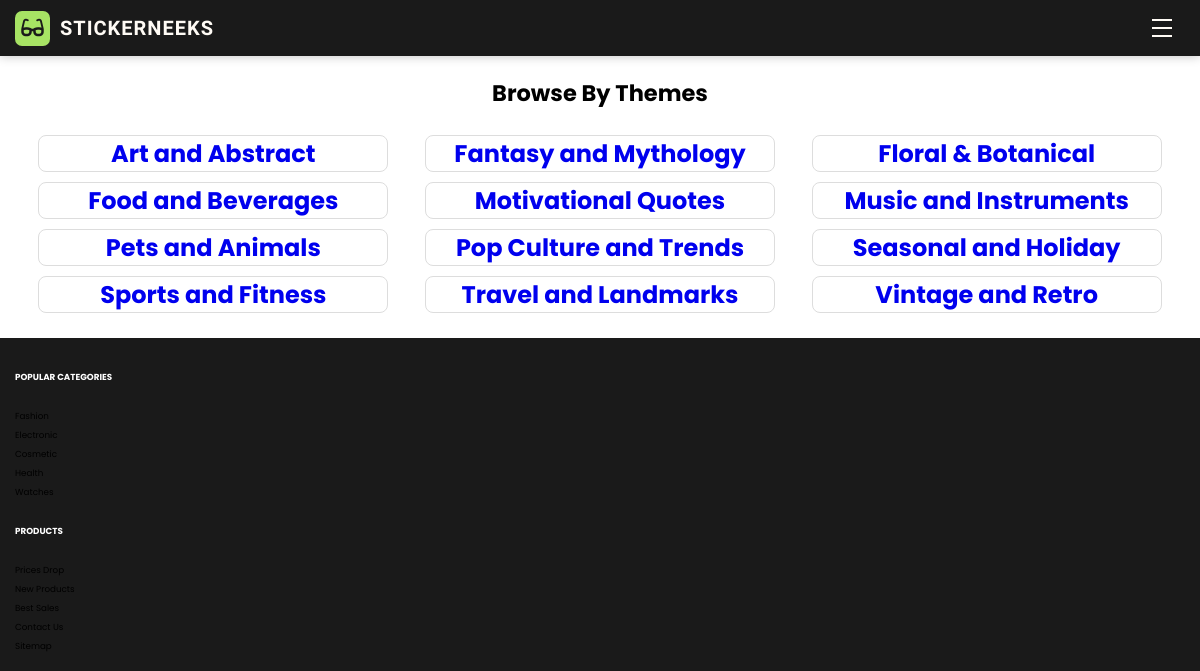
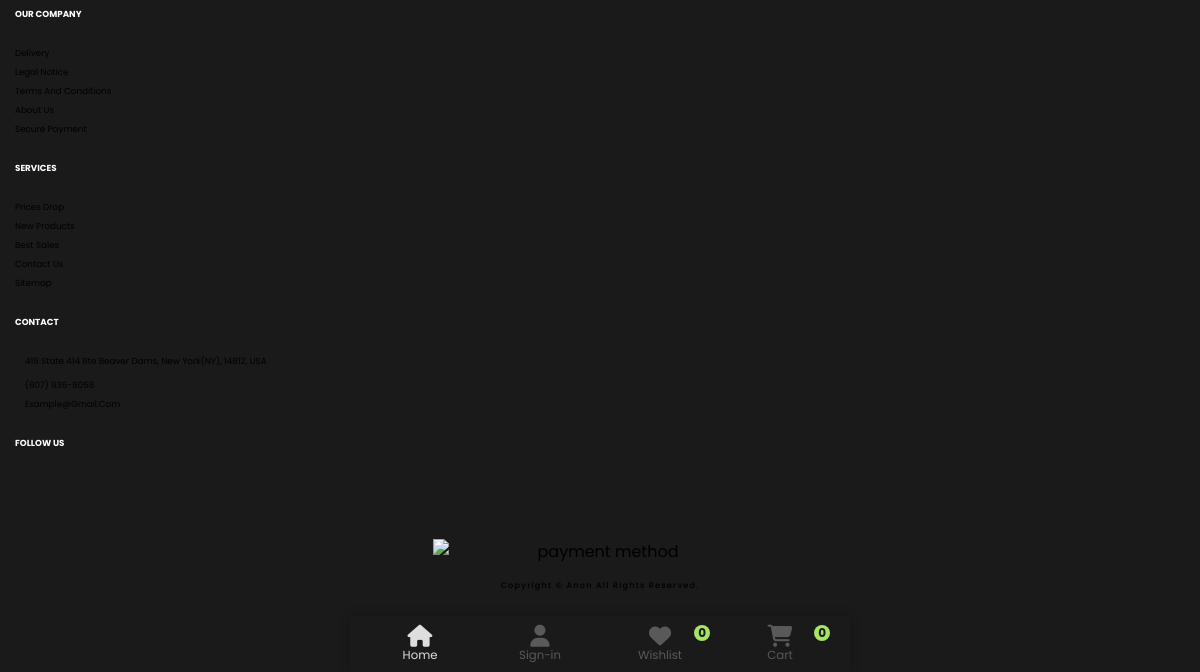
The app's page /sticker-collections/pre-made-sticker-shop/themes/, older data (2 pictures, top to bottom).
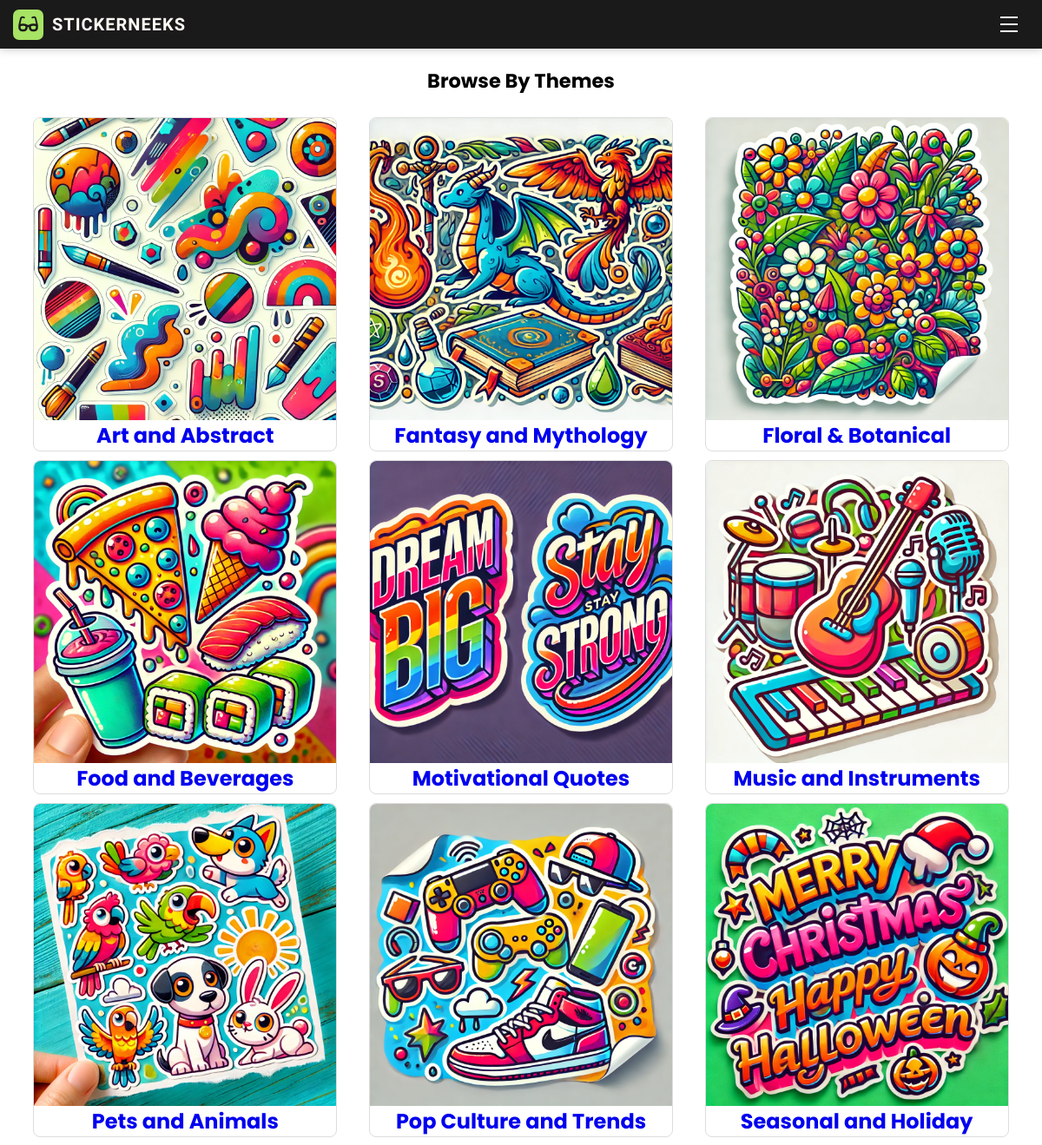
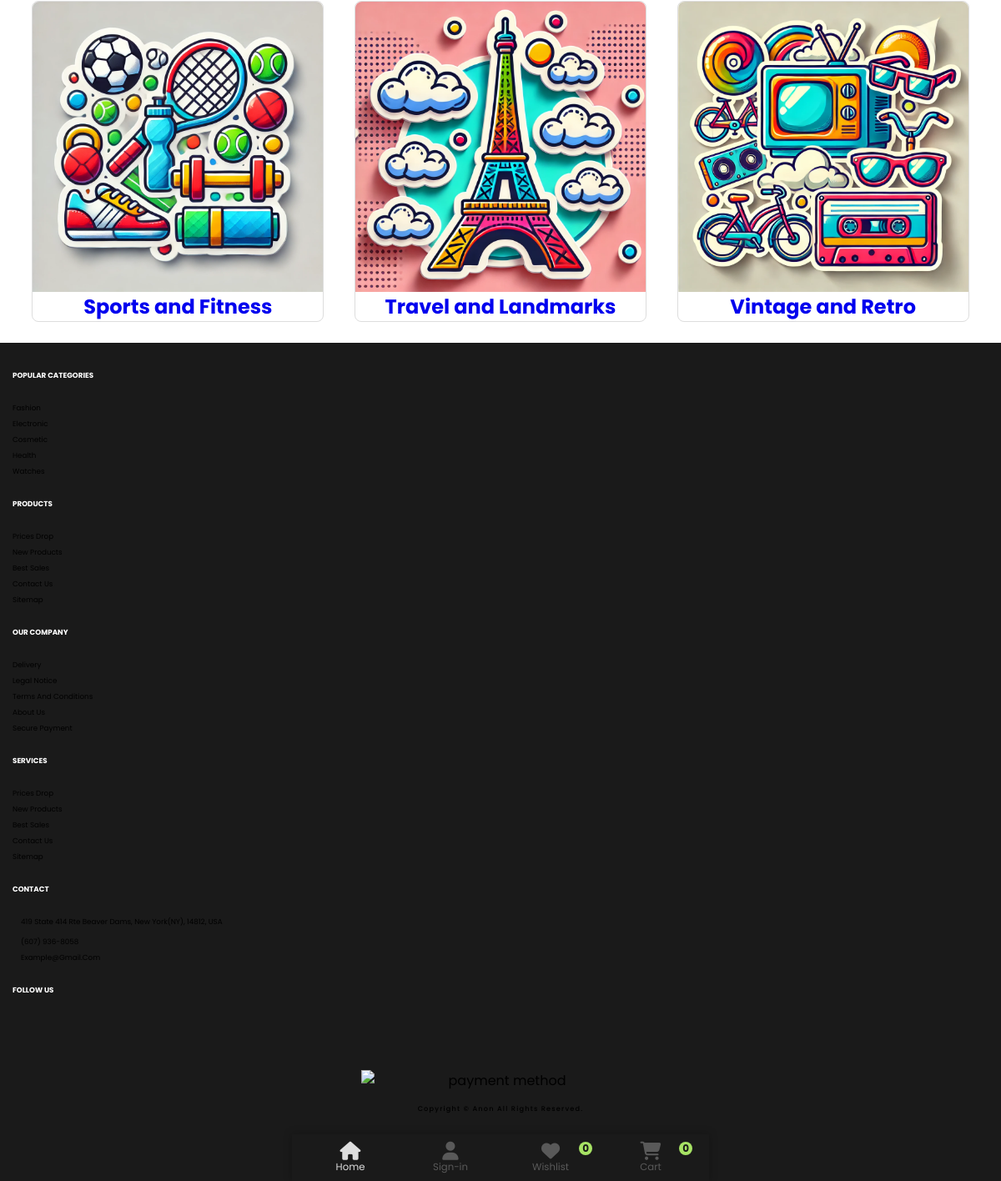
The same page, newer data (2 pictures, top to bottom).
### store/models.py (models this page shows, shortened)
class Collection(MPTTModel):
    name = models.CharField(max_length=100)
    slug = models.SlugField(max_length=150, unique=True, blank=True, null=True)
    description = models.TextField(blank=True, null=True)
    image = models.ImageField(upload_to='collections/', blank=True, null=True)
    is_active = models.BooleanField(default=True)
    is_featured = models.BooleanField(default=False)
    order = models.PositiveIntegerField(default=0)
    products = models.ManyToManyField('Product', related_name='product_collections', blank=True)
    visible_from = models.DateTimeField(blank=True, null=True)
    visible_to = models.DateTimeField(blank=True, null=True)
    updated_at = models.DateTimeField(auto_now=True)
    parent = TreeForeignKey('self', on_delete=models.SET_NULL, null=True, blank=True, related_name='children')
    class MPTTMeta:
        order_insertion_by = ['order']
    class Meta:
        ordering = ['order', 'name']
        verbose_name = 'collection'
        verbose_name_plural = 'collections'

### store/views.py (the view)
# urls.py: path('sticker-collections/<slug:slug>/themes/', views.sticker_sub_collections_list, name='sticker_sub_collections_list'),
def sticker_sub_collections_list(request, slug):
    collection = get_object_or_404(Collection, slug=slug)
    sub_collections = collection.children.all()
    return render(request, 'sub_collections_list.html', {
        'collection': collection,
        'sub_collections': sub_collections
    })

### store/templates/sub_collections_list.html (shortened to what this page needs)
{% extends 'base.html' %}
{% load static %}
{% block content %}
<main>
    <div class="collection-title">
        <h2>Browse By Themes</h2>
    </div>
    <section class="collection-detail">
        <div class="collection-grid">
            {% if sub_collections %}
                {% for sub in sub_collections %}
                    <a href="{% url 'sticker_sub_collections_product_list' sub.slug %}" class="product-link">
                        <div class="collection-card">
                            {% if sub.image %}
                                <img src="{{ sub.image.url }}" alt="{{ sub.name }}" class="collection-image" />
                            {% endif %}
                            <h2>{{ sub.name }}</h2>
                        </div>
                    </a>
                {% endfor %}
            {% else %}
                <p>No sub-collections found.</p>
            {% endif %}
        </div>
    </section>
</main>
{% endblock %}

Row changes from the older to the newer data that the page shows:
changed Collection "Art and Abstract": image: picture added
changed Collection "Fantasy and Mythology": image: picture added
changed Collection "Floral & Botanical": image: picture added
changed Collection "Food and Beverages": image: picture added
changed Collection "Motivational Quotes": image: picture added
changed Collection "Music and Instruments": image: picture added
changed Collection "Pets and Animals": image: picture added
changed Collection "Pop Culture and Trends": image: picture added
changed Collection "Seasonal and Holiday": image: picture added
changed Collection "Sports and Fitness": image: picture added
changed Collection "Travel and Landmarks": image: picture added
changed Collection "Vintage and Retro": image: picture added
